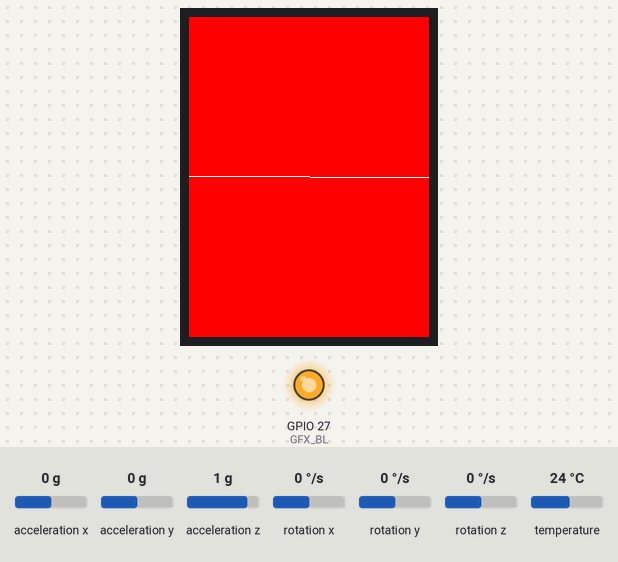
This program was run on a simulated ESP32. Shown: 240×320 colour display, output pins drawn as LEDs (lit = HIGH). Inputs (shaded band) come from the test bench; at power-on: acceleration x 0 g, acceleration y 0 g, acceleration z 1 g, rotation x 0 °/s, rotation y 0 °/s, rotation z 0 °/s, temperature 24 °C. What the program prints to the serial monitor is not drawn.

Above: at 1.4 s.
1.5 s: acceleration x set to 0.8 g
At 2.1 s:
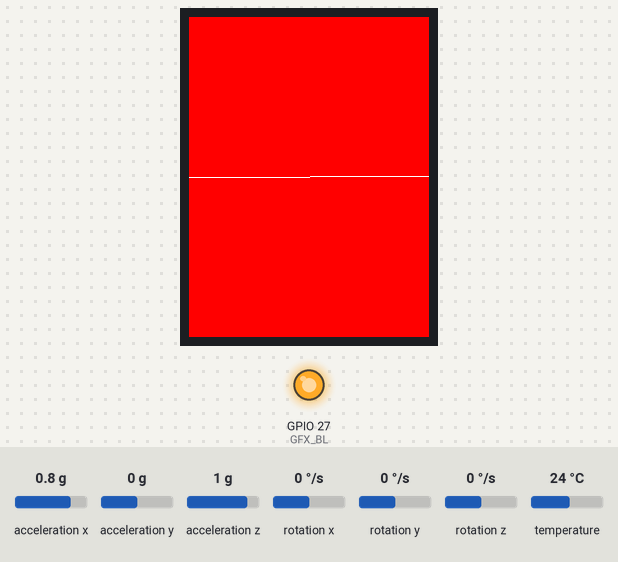
3.0 s: acceleration y set to -1.4 g
At 4.0 s:
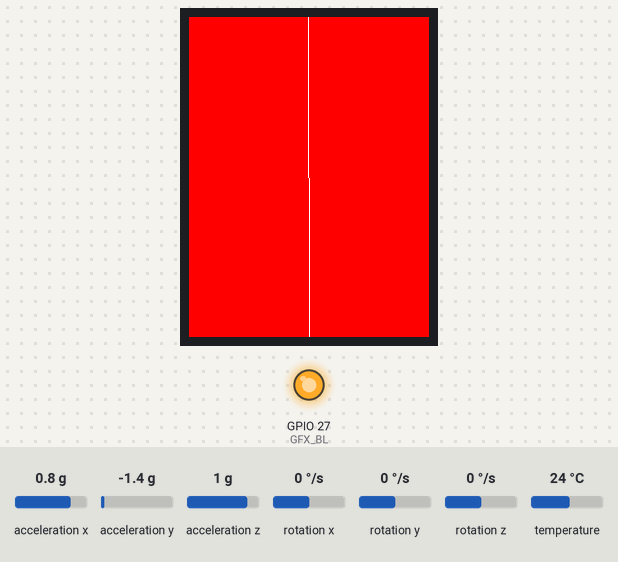
4.5 s: acceleration x set to -1.4 g
At 4.8 s:
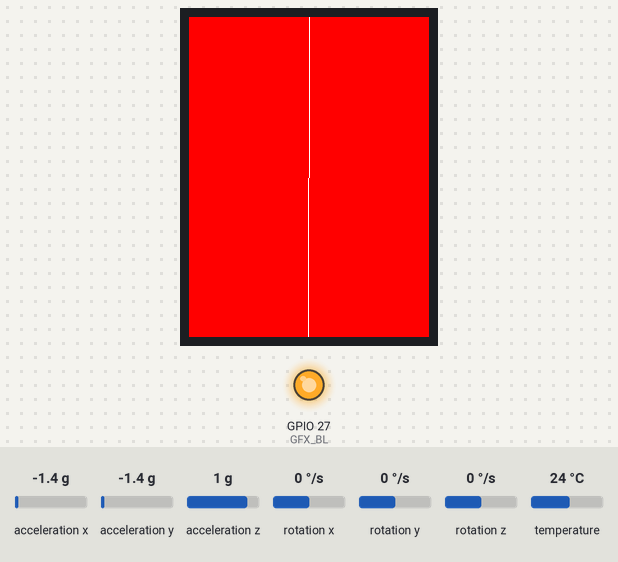
6.0 s: acceleration y set to -0.8 g
At 6.8 s:
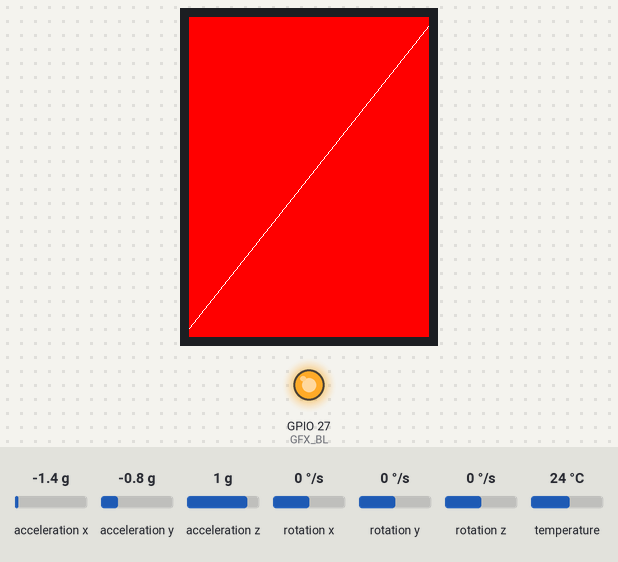
Timing chart, 0 to 8.5 s (numbered marks = the images above; inputs shaded):
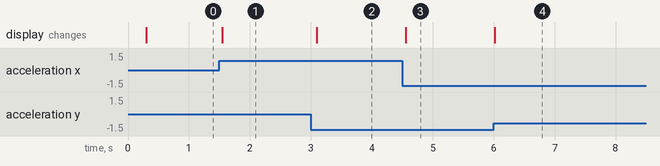

The program:

main.cpp
```cpp
// Basic demo for accelerometer readings from Adafruit MPU6050

#include <Adafruit_MPU6050.h>
#include <Adafruit_Sensor.h>
#include <Wire.h>

#include <Arduino_GFX_Library.h>
#include <Arduino.h>

#define GFX_BL 27
Arduino_DataBus *bus = new Arduino_ESP32SPI(12 /* DC */, 15 /* CS */, 14 /* SCK */, 13 /* MOSI */, -1 /* MISO */, HSPI /* spi_num */);
Arduino_GFX *gfx = new Arduino_ST7789(bus, 33 /* RST */, 0, true, 240, 320);

Adafruit_MPU6050 mpu;

enum Direction
{
  X = 0,
  Y = 1,
  Z = 2
};

float base_val[] = {10, 10, 10.5};
float z_offset = 0;

float Rad2Deg(float r)
{
  return (180 / 3.1415) * r;
}

float Deg2Rad(float d)
{
  return (3.1415 / 180) * d;
}

float GetDeg(float n, int direct)
{
  float prop = n / base_val[direct];
  prop = prop > 1 ? 1 : prop;
  prop = prop < -1 ? -1 : prop;
  return Rad2Deg(acos(prop));
}

void setup(void)
{
  Serial.begin(9600);

  gfx->begin();
  gfx->fillScreen(RED);
  pinMode(GFX_BL, OUTPUT);
  digitalWrite(GFX_BL, HIGH);

  gfx->drawLine(0, 160, 240, 160, WHITE);

  while (!Serial)
    delay(10); // will pause Zero, Leonardo, etc until serial console opens

  Serial.println("Adafruit MPU6050 test!");

  // Try to initialize!
  if (!mpu.begin())
  {
    Serial.println("Failed to find MPU6050 chip");
    while (1)
    {
      delay(10);
    }
  }
  Serial.println("MPU6050 Found!");

  mpu.setAccelerometerRange(MPU6050_RANGE_8_G);
  mpu.setGyroRange(MPU6050_RANGE_500_DEG);
  mpu.setFilterBandwidth(MPU6050_BAND_21_HZ);

  delay(100);

  // for (int i = 0; i < 90; i++)
  // {
  //   float tanti = tan(Deg2Rad(i));
  //   Serial.printf("tan%d = %f\r\n", i, tanti);
  // }
}

float x11 = 0;
float y11 = 160;
float x22 = 240;
float y22 = 160;
bool is_change = false;

void loop()
{

  /* Get new sensor events with the readings */
  sensors_event_t a, g, temp;
  mpu.getEvent(&a, &g, &temp);

  float AccX = a.acceleration.x;
  float AccY = a.acceleration.y;
  float AccZ = a.acceleration.z;
  float AglX = GetDeg(AccX, X);
  float AglY = GetDeg(AccY, Y);
  float AglZ = GetDeg(AccZ, Z);

  // Serial.printf("AccY = %f\r\n", AccY);
  // Serial.printf("AglY = %f\r\n", AglY);

  float kk;

  if (AccX <= 0)
  {
    kk = -tan(Deg2Rad(AglY + 90));
  }
  else
  {
    kk = tan(Deg2Rad(AglY + 90));
  }

  gfx->drawLine(x11, y11, x22, y22, RED);

  x22 = 240;
  x11 = 0;

  y22 = kk * 240 + (160 - 120 * kk);
  y11 = kk * 0 + (160 - 120 * kk);

  if (y11 < 0)
  {
    y11 = 0;
    x11 = (y11 - (160 - 120 * kk)) / kk; // x = (y - b)/k   b = 160 - 120 * k
  }
  else if (y11 > 320)
  {
    y11 = 320;
    x11 = (y11 - (160 - 120 * kk)) / kk;
  }

  if (y22 < 0)
  {
    y22 = 0;
    x22 = (y22 - (160 - 120 * kk)) / kk;
  }
  else if (y22 > 320)
  {
    y22 = 320;
    x22 = (y22 - (160 - 120 * kk)) / kk;
  }

  gfx->drawLine(x11, y11, x22, y22, WHITE);

  delay(100);
}
```

Measured:
- after the input at 1.5 s, the display: changes at once (image 1)
- after the input at 3.0 s, the display: changes after 0.10 s (image 2)
- after the input at 4.5 s, the display: changes after 0.06 s (image 3)
- after the input at 6.0 s, the display: changes at once (image 4)
